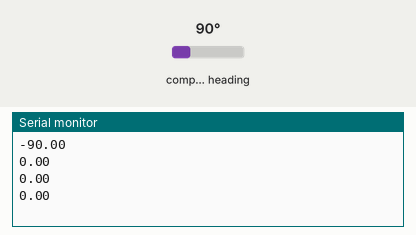
The sketch below on a simulated Arduino Uno, built with avr-gcc and run on an emulated ATmega328P. Parts: the last lines printed to the serial monitor. Inputs (shaded band) come from the test bench; at power-on: compass heading 90°.

Above: at 2.0 s.
2.1 s: compass heading set to 7°
At 3.44 s:
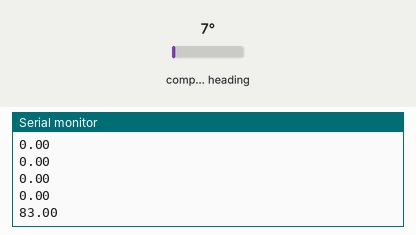
3.6 s: compass heading set to 90°
At 3.6 s:
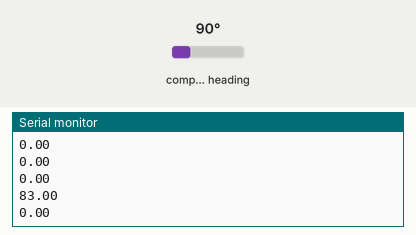
Timing chart, 0 to 6.6 s (numbered marks = the images above; inputs shaded):
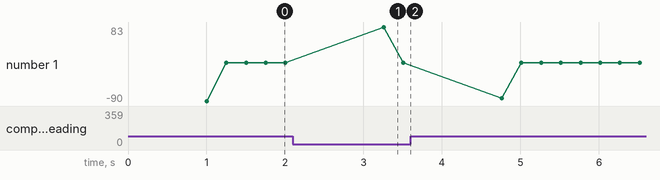

Measured:
- after the input at 2.1 s, the serial monitor: prints a new line after 1.2 s (image 1)

The sketch:

sketch_magsencomplete.ino
```cpp
#include <QMC5883LCompass.h>
#include "Wire.h"

QMC5883LCompass compass;
const int LED_PIN0 = 0;
float previousAzimuth = 0;


void setup() {
  Serial.begin(9600);
  compass.init();
  pinMode(LED_PIN0, OUTPUT);

}

void loop() {
  compass.read();

  // Return Azimuth reading
  float currentAzimuth = compass.getAzimuth();
  float diff_azimuth = previousAzimuth - currentAzimuth;
  previousAzimuth = currentAzimuth;

  if (abs(diff_azimuth) > 3) {
    digitalWrite(LED_PIN0, HIGH);
    delay(1000);
    digitalWrite(LED_PIN0, LOW);
  }
  Serial.println(diff_azimuth);
  delay(250);
}
```
